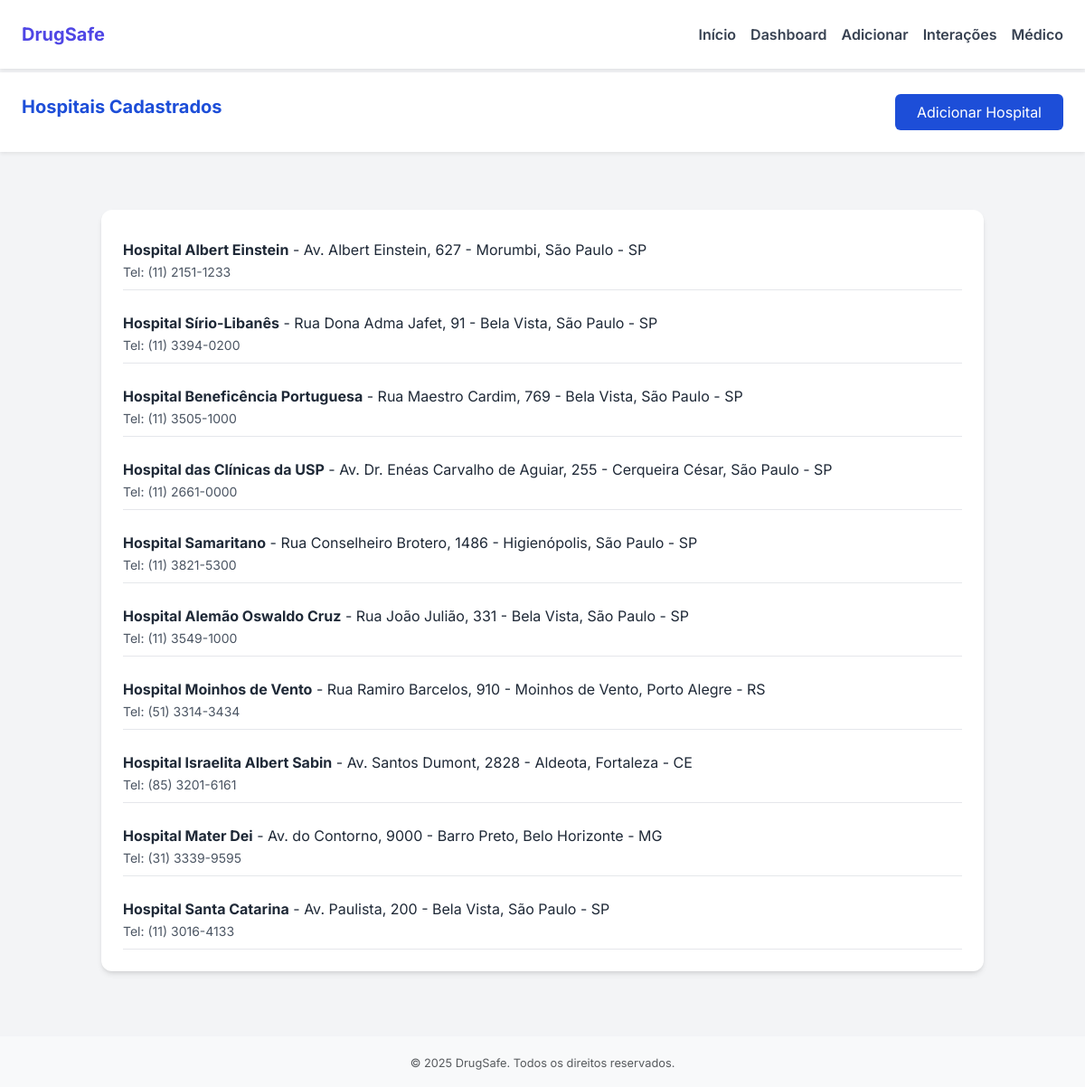
The app's page /index.php/hospital with its own data.
### tables this page shows
CREATE TABLE hospitais (
  id INT AUTO_INCREMENT PRIMARY KEY,
  nome VARCHAR(255) NOT NULL,
  endereco TEXT NOT NULL,
  telefone VARCHAR(50),
  especialidades TEXT,
  criado_em TIMESTAMP DEFAULT CURRENT_TIMESTAMP
);

### application/controllers/hospital.php (called while the page is built, shortened)
<?php
class Hospital extends CI_Controller
{
    public function __construct()
    {
        $this->load->library('session');
        $this->load->model('Hospital_model');
        $this->load->model('Medicamentosusuario_model');
        $this->load->model('HospitalMedicamento_model');
    }
    public function index()
    {
        $data['hospitais'] = $this->Hospital_model->listarHospitais();
        $this->load->view('includes/header');
        $this->load->view('hospital_listar', $data);
        $this->load->view('includes/footer');
    }
}

### index.php (called while the page is built, shortened)
<?php
require_once BASEPATH.'core/CodeIgniter.php';

### application/models/Hospital_model.php (called while the page is built, shortened)
<?php
class Hospital_model extends CI_Model
{
    public function listarHospitais()
    {
        return $this->db->get('hospitais')->result_array();
    }
}

### application/views/hospital_listar.php (the view)
<header class="bg-white shadow-sm w-full">
    <div class="max-w-7xl mx-auto px-4 py-4 flex justify-between">
        <h1 class="text-xl font-bold text-blue-700">Hospitais Cadastrados</h1>
        <a href="<?= site_url('hospital/cadastrar') ?>" class="bg-blue-700 text-white px-4 py-2 rounded hover:bg-blue-800">Adicionar Hospital</a>
    </div>
</header>
<main class="max-w-5xl mx-auto mt-10 p-4">
    <div class="bg-white p-6 rounded-xl shadow-md">
        <?php if (empty($hospitais)): ?>
            <p class="text-gray-600">Nenhum hospital cadastrado.</p>
        <?php else: ?>
            <ul class="space-y-4">
                <?php foreach ($hospitais as $hospital): ?>
                    <li class="border-b py-2 text-gray-800">
                        <strong><?= htmlspecialchars($hospital['nome'], ENT_QUOTES, 'UTF-8') ?></strong> - <?= htmlspecialchars($hospital['endereco'], ENT_QUOTES, 'UTF-8') ?>
                        <br>
                        <span class="text-sm text-gray-600">Tel: <?= htmlspecialchars($hospital['telefone'], ENT_QUOTES, 'UTF-8') ?></span>
                    </li>
                <?php endforeach; ?>
            </ul>
        <?php endif; ?>
    </div>
</main>

### application/views/includes/header.php (shortened to what this page needs)
<!DOCTYPE html>
<html lang="pt-br">
<head>
    <script src="https://cdn.tailwindcss.com"></script>
    <link href="https://cdn.jsdelivr.net/npm/bootstrap@5.3.2/dist/css/bootstrap.min.css" rel="stylesheet">
    <script src="https://cdn.tailwindcss.com"></script>
</head>
<body class="bg-gray-100 text-gray-800">
    <header class="bg-white shadow-sm fixed w-full z-10 top-0 left-0">
        <div class="max-w-7xl mx-auto px-4 py-4 flex justify-between items-center">
            <h1 class="text-xl font-bold text-indigo-600">DrugSafe</h1>
            <nav id="menu" class="hidden md:flex space-x-4">
                <a href="<?= site_url('/') ?>" class="text-gray-700 hover:text-indigo-600 font-semibold">Início</a>
                <a href="<?= site_url('dashboard') ?>" class="text-gray-700 hover:text-indigo-600 font-semibold">Dashboard</a>
                <a href="<?= site_url('remedios/adicionar') ?>" class="text-gray-700 hover:text-indigo-600 font-semibold">Adicionar</a>
                <a href="<?= site_url('interacao') ?>" class="text-gray-700 hover:text-indigo-600 font-semibold">Interações</a>
                <div class="relative">
                    <button id="medico-toggle" class="text-gray-700 hover:text-indigo-600 font-semibold focus:outline-none">Médico</button>
                </div>
            </nav>
        </div>
    </header>
    <div class="pt-20"></div>

### application/views/includes/footer.php (shortened to what this page needs)
<footer class="bg-light text-center text-muted py-3 mt-5">
    <small>&copy; <?= date('Y') ?> DrugSafe. Todos os direitos reservados.</small>
</footer>
</body>
</html>

### application/views/includes/header.php (style rules this page uses)
body { font-family: 'Inter', sans-serif; }

### records on screen
hospitais: nome "Hospital Albert Einstein", endereco "Av. Albert Einstein, 627 - Morumbi, São Paulo - SP", telefone "(11) 2151-1233"
hospitais: nome "Hospital Sírio-Libanês", endereco "Rua Dona Adma Jafet, 91 - Bela Vista, São Paulo - SP", telefone "(11) 3394-0200"
hospitais: nome "Hospital Beneficência Portuguesa", endereco "Rua Maestro Cardim, 769 - Bela Vista, São Paulo - SP", telefone "(11) 3505-1000"
hospitais: nome "Hospital das Clínicas da USP", endereco "Av. Dr. Enéas Carvalho de Aguiar, 255 - Cerqueira César, São Paulo - SP", telefone "(11) 2661-0000"
hospitais: nome "Hospital Samaritano", endereco "Rua Conselheiro Brotero, 1486 - Higienópolis, São Paulo - SP", telefone "(11) 3821-5300"
hospitais: nome "Hospital Alemão Oswaldo Cruz", endereco "Rua João Julião, 331 - Bela Vista, São Paulo - SP", telefone "(11) 3549-1000"
hospitais: nome "Hospital Moinhos de Vento", endereco "Rua Ramiro Barcelos, 910 - Moinhos de Vento, Porto Alegre - RS", telefone "(51) 3314-3434"
hospitais: nome "Hospital Israelita Albert Sabin", endereco "Av. Santos Dumont, 2828 - Aldeota, Fortaleza - CE", telefone "(85) 3201-6161"
hospitais: nome "Hospital Mater Dei", endereco "Av. do Contorno, 9000 - Barro Preto, Belo Horizonte - MG", telefone "(31) 3339-9595"
hospitais: nome "Hospital Santa Catarina", endereco "Av. Paulista, 200 - Bela Vista, São Paulo - SP", telefone "(11) 3016-4133"
